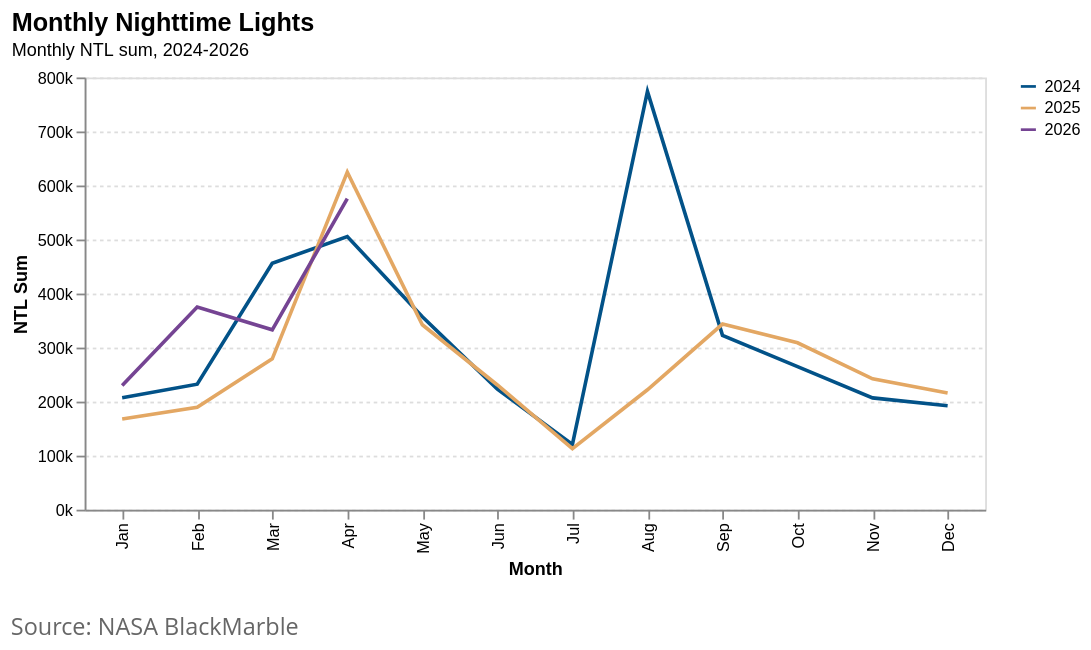

Notebook source saved alongside this figure:
### Markdown cell above
### 1.4 Monthly Trends in Nightlights (comparing 2024, 2025, 2026)

### Code cell
# Fig 1.4b: Monthly Trends - Comparative Lines (2024 vs 2025 vs 2026)
NTL_REPORT_DIR = Path("../../../docs/ntl_report")
NTL_REPORT_DIR.mkdir(parents=True, exist_ok=True)
NTL_REPORT_XLSX = NTL_REPORT_DIR / "ntl-report-data.xlsx"


def write_ntl_sheet(df, sheet_name):
    mode = "a" if NTL_REPORT_XLSX.exists() else "w"
    kwargs = {"engine": "openpyxl", "mode": mode}
    if mode == "a":
        kwargs["if_sheet_exists"] = "replace"
    with pd.ExcelWriter(NTL_REPORT_XLSX, **kwargs) as writer:
        df.to_excel(writer, sheet_name=sheet_name, index=False)


month_labels = [
    "Jan",
    "Feb",
    "Mar",
    "Apr",
    "May",
    "Jun",
    "Jul",
    "Aug",
    "Sep",
    "Oct",
    "Nov",
    "Dec",
]
ntl_monthly_lines = (
    ntl_comparison[["date", "month", "year_col", "ntl_sum"]]
    .assign(
        date=lambda d: pd.to_datetime(d["date"]),
        year_col=lambda d: d["year_col"].astype(str),
        month_name=lambda d: d["month"].map(lambda m: month_labels[int(m) - 1]),
    )
    .sort_values(["year_col", "month"])
)
write_ntl_sheet(ntl_monthly_lines, "fig_1_4b_monthly_ntl")

chart = (
    alt.Chart(ntl_monthly_lines)
    .mark_line(point=False, strokeWidth=2)
    .encode(
        x=alt.X(
            "month:O",
            title="Month",
            sort=list(range(1, 13)),
            axis=alt.Axis(
                labelExpr="['Jan','Feb','Mar','Apr','May','Jun','Jul','Aug','Sep','Oct','Nov','Dec'][datum.value - 1]",
                labelFontSize=9,
                titleFontSize=10,
            ),
        ),
        y=alt.Y(
            "ntl_sum:Q",
            title="NTL Sum",
            axis=alt.Axis(
                labelFontSize=9,
                titleFontSize=10,
                grid=True,
                gridDash=[2, 2],
                format="~s",
            ),
        ),
        color=alt.Color(
            "year_col:N",
            title="",
            scale=alt.Scale(range=["#025288", "#E3A763", "#754493"]),
            legend=alt.Legend(labelFontSize=9, symbolSize=70),
        ),
        tooltip=[
            alt.Tooltip("year_col:N", title="Year"),
            alt.Tooltip("month_name:N", title="Month"),
            alt.Tooltip("ntl_sum:Q", format=",.0f", title="NTL Sum"),
        ],
    )
    .properties(
        width=500,
        height=240,
        title=alt.TitleParams(
            text="Monthly Nighttime Lights",
            subtitle="Monthly NTL sum, 2024-2026",
            fontSize=14,
            subtitleFontSize=10,
            anchor="start",
            offset=6,
        ),
    )
)
chart = attaviz.add_caption(chart, "Source: NASA BlackMarble")
chart.save(NTL_REPORT_DIR / "fig-1-4b-monthly-nighttime-lights.png", scale_factor=3)
chart

### Figure 1 — Vega-Lite specification as saved in the notebook (floating-point values rounded to 4 significant figures)
{"config": {"view": {"continuousWidth": 300, "continuousHeight": 300}}, "vconcat": [{"mark": {"type": "line", "point": false, "strokeWidth": 2}, "encoding": {"color": {"field": "year_col", "legend": {"labelFontSize": 9, "symbolSize": 70}, "scale": {"range": ["#025288", "#E3A763", "#754493"]}, "title": "", "type": "nominal"}, "tooltip": [{"field": "year_col", "title": "Year", "type": "nominal"}, {"field": "month_name", "title": "Month", "type": "nominal"}, {"field": "ntl_sum", "format": ",.0f", "title": "NTL Sum", "type": "quantitative"}], "x": {"axis": {"labelExpr": "['Jan','Feb','Mar','Apr','May','Jun','Jul','Aug','Sep','Oct','Nov','Dec'][datum.value - 1]", "labelFontSize": 9, "titleFontSize": 10}, "field": "month", "sort": [1, 2, 3, 4, 5, 6, 7, 8, 9, 10, 11, 12], "title": "Month", "type": "ordinal"}, "y": {"axis": {"format": "~s", "grid": true, "gridDash": [2, 2], "labelFontSize": 9, "titleFontSize": 10}, "field": "ntl_sum", "title": "NTL Sum", "type": "quantitative"}}, "height": 240, "title": {"text": "Monthly Nighttime Lights", "anchor": "start", "fontSize": 14, "offset": 6, "subtitle": "Monthly NTL sum, 2024-2026", "subtitleFontSize": 10}, "width": 500}], "data": {"name": "data-7ac1d9a5eb630163d5ee553d1726c84a"}, "title": {"text": "Source: NASA BlackMarble", "anchor": "start", "color": "#666666", "font": "Open Sans, sans-serif", "fontSize": 13, "fontWeight": 400, "lineHeight": 20, "offset": 21, "orient": "bottom"}, "$schema": "https://vega.github.io/schema/vega-lite/v6.4.1.json", "datasets": {"data-7ac1d9a5eb630163d5ee553d1726c84a": [{"date": "2024-01-01T00:00:00", "month": 1, "year_col": "2024", "ntl_sum": 207200.0, "month_name": "Jan"}, {"date": "2024-02-01T00:00:00", "month": 2, "year_col": "2024", "ntl_sum": 232200.0, "month_name": "Feb"}, {"date": "2024-03-01T00:00:00", "month": 3, "year_col": "2024", "ntl_sum": 456100.0, "month_name": "Mar"}, {"date": "2024-04-01T00:00:00", "month": 4, "year_col": "2024", "ntl_sum": 505500.0, "month_name": "Apr"}, {"date": "2024-05-01T00:00:00", "month": 5, "year_col": "2024", "ntl_sum": 356900.0, "month_name": "May"}, {"date": "2024-06-01T00:00:00", "month": 6, "year_col": "2024", "ntl_sum": 223100.0, "month_name": "Jun"}, {"date": "2024-07-01T00:00:00", "month": 7, "year_col": "2024", "ntl_sum": 120900.0, "month_name": "Jul"}, {"date": "2024-08-01T00:00:00", "month": 8, "year_col": "2024", "ntl_sum": 774300.0, "month_name": "Aug"}, {"date": "2024-09-01T00:00:00", "month": 9, "year_col": "2024", "ntl_sum": 322700.0, "month_name": "Sep"}, {"date": "2024-10-01T00:00:00", "month": 10, "year_col": "2024", "ntl_sum": 264700.0, "month_name": "Oct"}, {"date": "2024-11-01T00:00:00", "month": 11, "year_col": "2024", "ntl_sum": 206900.0, "month_name": "Nov"}, {"date": "2024-12-01T00:00:00", "month": 12, "year_col": "2024", "ntl_sum": 192400.0, "month_name": "Dec"}, {"date": "2025-01-01T00:00:00", "month": 1, "year_col": "2025", "ntl_sum": 168000.0, "month_name": "Jan"}, {"date": "2025-02-01T00:00:00", "month": 2, "year_col": "2025", "ntl_sum": 189700.0, "month_name": "Feb"}, {"date": "2025-03-01T00:00:00", "month": 3, "year_col": "2025", "ntl_sum": 279200.0, "month_name": "Mar"}, {"date": "2025-04-01T00:00:00", "month": 4, "year_col": "2025", "ntl_sum": 624800.0, "month_name": "Apr"}, {"date": "2025-05-01T00:00:00", "month": 5, "year_col": "2025", "ntl_sum": 342300.0, "month_name": "May"}, {"date": "2025-06-01T00:00:00", "month": 6, "year_col": "2025", "ntl_sum": 230800.0, "month_name": "Jun"}, {"date": "2025-07-01T00:00:00", "month": 7, "year_col": "2025", "ntl_sum": 113100.0, "month_name": "Jul"}, {"date": "2025-08-01T00:00:00", "month": 8, "year_col": "2025", "ntl_sum": 222000.0, "month_name": "Aug"}, {"date": "2025-09-01T00:00:00", "month": 9, "year_col": "2025", "ntl_sum": 343600.0, "month_name": "Sep"}, {"date": "2025-10-01T00:00:00", "month": 10, "year_col": "2025", "ntl_sum": 308900.0, "month_name": "Oct"}, {"date": "2025-11-01T00:00:00", "month": 11, "year_col": "2025", "ntl_sum": 242300.0, "month_name": "Nov"}, {"date": "2025-12-01T00:00:00", "month": 12, "year_col": "2025", "ntl_sum": 215800.0, "month_name": "Dec"}, {"date": "2026-01-01T00:00:00", "month": 1, "year_col": "2026", "ntl_sum": 229800.0, "month_name": "Jan"}, {"date": "2026-02-01T00:00:00", "month": 2, "year_col": "2026", "ntl_sum": 375000.0, "month_name": "Feb"}, {"date": "2026-03-01T00:00:00", "month": 3, "year_col": "2026", "ntl_sum": 332900.0, "month_name": "Mar"}, {"date": "2026-04-01T00:00:00", "month": 4, "year_col": "2026", "ntl_sum": 575800.0, "month_name": "Apr"}]}}
